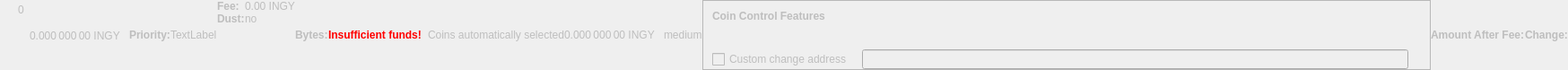
    <widget class="QWidget" name="dummyHideWidget" native="true">
     <property name="enabled">
      <bool>false</bool>
     </property>
     <property name="maximumSize">
      <size>
       <width>100</width>
       <height>22</height>
      </size>
     </property>
     <layout class="QHBoxLayout" name="dummyHideLayout">
      <property name="spacing">
       <number>0</number>
      </property>
      <property name="leftMargin">
       <number>0</number>
      </property>
      <property name="topMargin">
       <number>0</number>
      </property>
      <property name="rightMargin">
       <number>0</number>
      </property>
      <property name="bottomMargin">
       <number>0</number>
      </property>
      <item>
       <layout class="QFormLayout" name="formLayoutCoinControl1">
        <property name="horizontalSpacing">
         <number>10</number>
        </property>
        <property name="verticalSpacing">
         <number>14</number>
        </property>
        <property name="leftMargin">
         <number>10</number>
        </property>
        <property name="topMargin">
         <number>4</number>
        </property>
        <property name="rightMargin">
         <number>6</number>
        </property>
        <item row="0" column="1">
         <widget class="QLabel" name="labelCoinControlBytes">
          <property name="cursor">
           <cursorShape>IBeamCursor</cursorShape>
          </property>
          <property name="contextMenuPolicy">
           <enum>Qt::ActionsContextMenu</enum>
          </property>
          <property name="text">
           <string notr="true">0</string>
          </property>
          <property name="textInteractionFlags">
           <set>Qt::LinksAccessibleByMouse|Qt::TextSelectableByKeyboard|Qt::TextSelectableByMouse</set>
          </property>
         </widget>
        </item>
       </layout>
      </item>
      <item>
       <widget class="QLabel" name="labelCoinControlAfterFee">
        <property name="enabled">
         <bool>false</bool>
        </property>
        <property name="sizePolicy">
         <sizepolicy hsizetype="Fixed" vsizetype="Fixed">
          <horstretch>0</horstretch>
          <verstretch>0</verstretch>
         </sizepolicy>
        </property>
        <property name="minimumSize">
         <size>
          <width>111</width>
          <height>12</height>
         </size>
        </property>
        <property name="maximumSize">
         <size>
          <width>111</width>
          <height>12</height>
         </size>
        </property>
        <property name="cursor">
         <cursorShape>IBeamCursor</cursorShape>
        </property>
        <property name="contextMenuPolicy">
         <enum>Qt::ActionsContextMenu</enum>
        </property>
        <property name="text">
         <string notr="true">0.000 000 00 INGY</string>
        </property>
        <property name="textInteractionFlags">
         <set>Qt::LinksAccessibleByMouse|Qt::TextSelectableByKeyboard|Qt::TextSelectableByMouse</set>
        </property>
       </widget>
      </item>
      <item>
       <widget class="QLabel" name="labelCoinControlPriorityText">
        <property name="enabled">
         <bool>false</bool>
        </property>
        <property name="font">
         <font>
          <weight>75</weight>
          <bold>true</bold>
         </font>
        </property>
        <property name="text">
         <string>Priority:</string>
        </property>
       </widget>
      </item>
      <item>
       <layout class="QHBoxLayout" name="horizontalLayout">
        <item>
         <widget class="QLabel" name="WarningLabel">
          <property name="text">
           <string>TextLabel</string>
          </property>
         </widget>
        </item>
       </layout>
      </item>
      <item>
       <layout class="QFormLayout" name="formLayoutCoinControl3">
        <property name="horizontalSpacing">
         <number>0</number>
        </property>
        <property name="verticalSpacing">
         <number>0</number>
        </property>
        <property name="leftMargin">
         <number>0</number>
        </property>
        <property name="topMargin">
         <number>0</number>
        </property>
        <property name="rightMargin">
         <number>0</number>
        </property>
        <item row="0" column="0">
         <widget class="QLabel" name="labelCoinControlFeeText">
          <property name="enabled">
           <bool>false</bool>
          </property>
          <property name="font">
           <font>
            <weight>75</weight>
            <bold>true</bold>
           </font>
          </property>
          <property name="text">
           <string>Fee:</string>
          </property>
          <property name="margin">
           <number>0</number>
          </property>
         </widget>
        </item>
        <item row="0" column="1">
         <widget class="QLabel" name="labelCoinControlFee">
          <property name="enabled">
           <bool>false</bool>
          </property>
          <property name="cursor">
           <cursorShape>IBeamCursor</cursorShape>
          </property>
          <property name="contextMenuPolicy">
           <enum>Qt::ActionsContextMenu</enum>
          </property>
          <property name="text">
           <string notr="true">0.00 INGY</string>
          </property>
          <property name="textInteractionFlags">
           <set>Qt::LinksAccessibleByMouse|Qt::TextSelectableByKeyboard|Qt::TextSelectableByMouse</set>
          </property>
         </widget>
        </item>
        <item row="1" column="0">
         <widget class="QLabel" name="labelCoinControlLowOutputText">
          <property name="enabled">
           <bool>false</bool>
          </property>
          <property name="font">
           <font>
            <weight>75</weight>
            <bold>true</bold>
           </font>
          </property>
          <property name="text">
           <string>Dust:</string>
          </property>
         </widget>
        </item>
        <item row="1" column="1">
         <widget class="QLabel" name="labelCoinControlLowOutput">
          <property name="enabled">
           <bool>false</bool>
          </property>
          <property name="cursor">
           <cursorShape>IBeamCursor</cursorShape>
          </property>
          <property name="contextMenuPolicy">
           <enum>Qt::ActionsContextMenu</enum>
          </property>
          <property name="text">
           <string>no</string>
          </property>
          <property name="textInteractionFlags">
           <set>Qt::LinksAccessibleByMouse|Qt::TextSelectableByKeyboard|Qt::TextSelectableByMouse</set>
          </property>
         </widget>
        </item>
       </layout>
      </item>
      <item>
       <widget class="QLabel" name="labelCoinControlBytesText">
        <property name="enabled">
         <bool>false</bool>
        </property>
        <property name="font">
         <font>
          <weight>75</weight>
          <bold>true</bold>
         </font>
        </property>
        <property name="text">
         <string>Bytes:</string>
        </property>
       </widget>
      </item>
      <item>
       <layout class="QFormLayout" name="formLayoutCoinControl2">
        <property name="horizontalSpacing">
         <number>0</number>
        </property>
        <property name="verticalSpacing">
         <number>0</number>
        </property>
        <property name="leftMargin">
         <number>0</number>
        </property>
        <property name="topMargin">
         <number>0</number>
        </property>
        <property name="rightMargin">
         <number>0</number>
        </property>
       </layout>
      </item>
      <item>
       <layout class="QHBoxLayout" name="horizontalLayoutCoinControl2">
        <property name="spacing">
         <number>0</number>
        </property>
        <property name="bottomMargin">
         <number>0</number>
        </property>
       </layout>
      </item>
      <item>
       <widget class="QLabel" name="labelCoinControlInsuffFunds">
        <property name="enabled">
         <bool>false</bool>
        </property>
        <property name="minimumSize">
         <size>
          <width>0</width>
          <height>0</height>
         </size>
        </property>
        <property name="font">
         <font>
          <weight>75</weight>
          <bold>true</bold>
         </font>
        </property>
        <property name="styleSheet">
         <string notr="true">color:red;font-weight:bold;</string>
        </property>
        <property name="text">
         <string>Insufficient funds!</string>
        </property>
        <property name="margin">
         <number>5</number>
        </property>
       </widget>
      </item>
      <item>
       <layout class="QFormLayout" name="formLayoutCoinControl4">
        <property name="horizontalSpacing">
         <number>0</number>
        </property>
        <property name="verticalSpacing">
         <number>0</number>
        </property>
        <property name="leftMargin">
         <number>0</number>
        </property>
        <property name="topMargin">
         <number>0</number>
        </property>
        <property name="rightMargin">
         <number>0</number>
        </property>
       </layout>
      </item>
      <item>
       <widget class="QLabel" name="labelCoinControlChangeLabel">
        <property name="enabled">
         <bool>false</bool>
        </property>
        <property name="sizePolicy">
         <sizepolicy hsizetype="Preferred" vsizetype="Expanding">
          <horstretch>0</horstretch>
          <verstretch>0</verstretch>
         </sizepolicy>
        </property>
        <property name="minimumSize">
         <size>
          <width>0</width>
          <height>0</height>
         </size>
        </property>
        <property name="text">
         <string/>
        </property>
        <property name="margin">
         <number>3</number>
        </property>
       </widget>
      </item>
      <item>
       <widget class="QLabel" name="labelCoinControlAutomaticallySelected">
        <property name="enabled">
         <bool>false</bool>
        </property>
        <property name="sizePolicy">
         <sizepolicy hsizetype="Fixed" vsizetype="Fixed">
          <horstretch>0</horstretch>
          <verstretch>0</verstretch>
         </sizepolicy>
        </property>
        <property name="minimumSize">
         <size>
          <width>0</width>
          <height>0</height>
         </size>
        </property>
        <property name="maximumSize">
         <size>
          <width>240</width>
          <height>16777215</height>
         </size>
        </property>
        <property name="text">
         <string>Coins automatically selected</string>
        </property>
        <property name="margin">
         <number>5</number>
        </property>
       </widget>
      </item>
      <item>
       <widget class="QLabel" name="labelCoinControlChange">
        <property name="enabled">
         <bool>false</bool>
        </property>
        <property name="sizePolicy">
         <sizepolicy hsizetype="Fixed" vsizetype="Fixed">
          <horstretch>0</horstretch>
          <verstretch>0</verstretch>
         </sizepolicy>
        </property>
        <property name="minimumSize">
         <size>
          <width>111</width>
          <height>0</height>
         </size>
        </property>
        <property name="maximumSize">
         <size>
          <width>111</width>
          <height>16777215</height>
         </size>
        </property>
        <property name="cursor">
         <cursorShape>IBeamCursor</cursorShape>
        </property>
        <property name="contextMenuPolicy">
         <enum>Qt::ActionsContextMenu</enum>
        </property>
        <property name="text">
         <string notr="true">0.000 000 00 INGY</string>
        </property>
        <property name="textInteractionFlags">
         <set>Qt::LinksAccessibleByMouse|Qt::TextSelectableByKeyboard|Qt::TextSelectableByMouse</set>
        </property>
       </widget>
      </item>
      <item>
       <widget class="QLabel" name="labelCoinControlPriority">
        <property name="enabled">
         <bool>false</bool>
        </property>
        <property name="cursor">
         <cursorShape>IBeamCursor</cursorShape>
        </property>
        <property name="contextMenuPolicy">
         <enum>Qt::ActionsContextMenu</enum>
        </property>
        <property name="text">
         <string>medium</string>
        </property>
        <property name="textInteractionFlags">
         <set>Qt::LinksAccessibleByMouse|Qt::TextSelectableByKeyboard|Qt::TextSelectableByMouse</set>
        </property>
       </widget>
      </item>
      <item>
       <widget class="QFrame" name="frameCoinControl">
        <property name="sizePolicy">
         <sizepolicy hsizetype="Expanding" vsizetype="Expanding">
          <horstretch>0</horstretch>
          <verstretch>0</verstretch>
         </sizepolicy>
        </property>
        <property name="maximumSize">
         <size>
          <width>16777215</width>
          <height>16777215</height>
         </size>
        </property>
        <property name="frameShape">
         <enum>QFrame::StyledPanel</enum>
        </property>
        <property name="frameShadow">
         <enum>QFrame::Sunken</enum>
        </property>
        <layout class="QVBoxLayout" name="verticalLayoutCoinControl2_2">
         <property name="spacing">
          <number>0</number>
         </property>
         <property name="leftMargin">
          <number>0</number>
         </property>
         <property name="topMargin">
          <number>0</number>
         </property>
         <property name="rightMargin">
          <number>0</number>
         </property>
         <property name="bottomMargin">
          <number>0</number>
         </property>
         <item>
          <layout class="QVBoxLayout" name="verticalLayoutCoinControl" stretch="0,0,0,1">
           <property name="spacing">
            <number>0</number>
           </property>
           <property name="leftMargin">
            <number>10</number>
           </property>
           <property name="topMargin">
            <number>10</number>
           </property>
           <item>
            <layout class="QHBoxLayout" name="horizontalLayoutCoinControl1">
             <property name="bottomMargin">
              <number>15</number>
             </property>
             <item>
              <widget class="QLabel" name="labelCoinControlFeatures">
               <property name="enabled">
                <bool>false</bool>
               </property>
               <property name="sizePolicy">
                <sizepolicy hsizetype="Preferred" vsizetype="Maximum">
                 <horstretch>0</horstretch>
                 <verstretch>0</verstretch>
                </sizepolicy>
               </property>
               <property name="font">
                <font>
                 <weight>75</weight>
                 <bold>true</bold>
                </font>
               </property>
               <property name="styleSheet">
                <string notr="true">font-weight:bold;</string>
               </property>
               <property name="text">
                <string>Coin Control Features</string>
               </property>
              </widget>
             </item>
            </layout>
           </item>
           <item>
            <widget class="QWidget" name="widgetCoinControl" native="true">
             <property name="sizePolicy">
              <sizepolicy hsizetype="Preferred" vsizetype="Preferred">
               <horstretch>0</horstretch>
               <verstretch>0</verstretch>
              </sizepolicy>
             </property>
             <property name="minimumSize">
              <size>
               <width>0</width>
               <height>0</height>
              </size>
             </property>
             <property name="styleSheet">
              <string notr="true"/>
             </property>
             <layout class="QHBoxLayout" name="horizontalLayoutCoinControl5_2">
              <property name="leftMargin">
               <number>0</number>
              </property>
              <property name="topMargin">
               <number>0</number>
              </property>
              <property name="rightMargin">
               <number>0</number>
              </property>
              <property name="bottomMargin">
               <number>0</number>
              </property>
              <item>
               <layout class="QHBoxLayout" name="horizontalLayoutCoinControl3">
                <property name="spacing">
                 <number>20</number>
                </property>
                <property name="topMargin">
                 <number>0</number>
                </property>
                <property name="bottomMargin">
                 <number>10</number>
                </property>
               </layout>
              </item>
             </layout>
            </widget>
           </item>
           <item>
            <layout class="QHBoxLayout" name="horizontalLayoutCoinControl4" stretch="0,0,0">
             <property name="spacing">
              <number>12</number>
             </property>
             <property name="sizeConstraint">
              <enum>QLayout::SetDefaultConstraint</enum>
             </property>
             <property name="topMargin">
              <number>5</number>
             </property>
             <property name="rightMargin">
              <number>5</number>
             </property>
             <item>
              <widget class="QCheckBox" name="checkBoxCoinControlChange">
               <property name="enabled">
                <bool>false</bool>
               </property>
               <property name="toolTip">
                <string>If this is activated, but the change address is empty or invalid, change will be sent to a newly generated address.</string>
               </property>
               <property name="text">
                <string>Custom change address</string>
               </property>
              </widget>
             </item>
             <item>
              <widget class="QValidatedLineEdit" name="lineEditCoinControlChange">
               <property name="enabled">
                <bool>false</bool>
               </property>
               <property name="sizePolicy">
                <sizepolicy hsizetype="Expanding" vsizetype="Fixed">
                 <horstretch>0</horstretch>
                 <verstretch>0</verstretch>
                </sizepolicy>
               </property>
              </widget>
             </item>
             <item>
              <widget class="QLabel" name="labelCoinControlChangeLabel_2">
               <property name="sizePolicy">
                <sizepolicy hsizetype="Preferred" vsizetype="Expanding">
                 <horstretch>0</horstretch>
                 <verstretch>0</verstretch>
                </sizepolicy>
               </property>
               <property name="minimumSize">
                <size>
                 <width>0</width>
                 <height>0</height>
                </size>
               </property>
               <property name="text">
                <string/>
               </property>
               <property name="margin">
                <number>3</number>
               </property>
              </widget>
             </item>
            </layout>
           </item>
           <item>
            <spacer name="verticalSpacerCoinControl">
             <property name="orientation">
              <enum>Qt::Vertical</enum>
             </property>
             <property name="sizeHint" stdset="0">
              <size>
               <width>800</width>
               <height>1</height>
              </size>
             </property>
            </spacer>
           </item>
          </layout>
         </item>
        </layout>
       </widget>
      </item>
      <item>
       <widget class="QLabel" name="labelCoinControlAfterFeeText">
        <property name="enabled">
         <bool>false</bool>
        </property>
        <property name="minimumSize">
         <size>
          <width>0</width>
          <height>0</height>
         </size>
        </property>
        <property name="maximumSize">
         <size>
          <width>16777215</width>
          <height>16777215</height>
         </size>
        </property>
        <property name="font">
         <font>
          <weight>75</weight>
          <bold>true</bold>
         </font>
        </property>
        <property name="text">
         <string>Amount After Fee:</string>
        </property>
        <property name="alignment">
         <set>Qt::AlignLeading|Qt::AlignLeft|Qt::AlignVCenter</set>
        </property>
        <property name="margin">
         <number>0</number>
        </property>
       </widget>
      </item>
      <item>
       <widget class="QLabel" name="labelCoinControlChangeText">
        <property name="enabled">
         <bool>false</bool>
        </property>
        <property name="sizePolicy">
         <sizepolicy hsizetype="Preferred" vsizetype="Preferred">
          <horstretch>0</horstretch>
          <verstretch>0</verstretch>
         </sizepolicy>
        </property>
        <property name="minimumSize">
         <size>
          <width>0</width>
          <height>0</height>
         </size>
        </property>
        <property name="maximumSize">
         <size>
          <width>16777215</width>
          <height>16777215</height>
         </size>
        </property>
        <property name="font">
         <font>
          <weight>75</weight>
          <bold>true</bold>
         </font>
        </property>
        <property name="text">
         <string>Change:</string>
        </property>
        <property name="alignment">
         <set>Qt::AlignLeading|Qt::AlignLeft|Qt::AlignVCenter</set>
        </property>
       </widget>
      </item>
     </layout>
    </widget>
